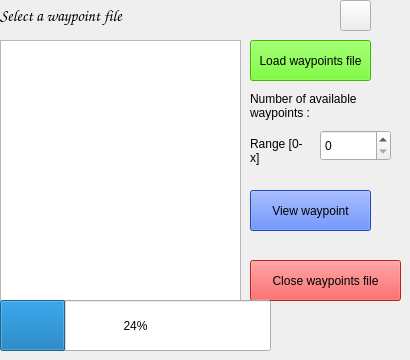
    <widget class="QWidget" name="viewWaypointTab">
     <attribute name="title">
      <string>View a wapoint</string>
     </attribute>
     <widget class="QLabel" name="selectWaypointsFileLabel">
      <property name="geometry">
       <rect>
        <x>0</x>
        <y>0</y>
        <width>181</width>
        <height>31</height>
       </rect>
      </property>
      <property name="font">
       <font>
        <family>Comic Sans MS</family>
        <pointsize>12</pointsize>
        <bold>true</bold>
       </font>
      </property>
      <property name="text">
       <string>Select a waypoint file</string>
      </property>
     </widget>
     <widget class="QListWidget" name="selectWaypointsFileList">
      <property name="geometry">
       <rect>
        <x>0</x>
        <y>40</y>
        <width>241</width>
        <height>261</height>
       </rect>
      </property>
     </widget>
     <widget class="QPushButton" name="refreshWaypointsFileListButton">
      <property name="geometry">
       <rect>
        <x>340</x>
        <y>0</y>
        <width>31</width>
        <height>31</height>
       </rect>
      </property>
      <property name="text">
       <string/>
      </property>
      <property name="icon">
       <iconset>
        <normaloff>refresh.png</normaloff>refresh.png</iconset>
      </property>
     </widget>
     <widget class="QPushButton" name="loadWaypointsFileButton">
      <property name="geometry">
       <rect>
        <x>250</x>
        <y>40</y>
        <width>121</width>
        <height>41</height>
       </rect>
      </property>
      <property name="autoFillBackground">
       <bool>false</bool>
      </property>
      <property name="styleSheet">
       <string notr="true">QPushButton:enabled {
	background-color: rgb(85, 255, 0);
}</string>
      </property>
      <property name="text">
       <string>Load waypoints file</string>
      </property>
     </widget>
     <widget class="QPushButton" name="closeWaypointsFileButton">
      <property name="geometry">
       <rect>
        <x>250</x>
        <y>260</y>
        <width>151</width>
        <height>41</height>
       </rect>
      </property>
      <property name="styleSheet">
       <string notr="true">QPushButton:enabled {
	background-color: rgb(255, 47, 47);
}</string>
      </property>
      <property name="text">
       <string>Close waypoints file</string>
      </property>
     </widget>
     <widget class="QLabel" name="numberOfWaypointsLabel">
      <property name="geometry">
       <rect>
        <x>250</x>
        <y>90</y>
        <width>121</width>
        <height>31</height>
       </rect>
      </property>
      <property name="text">
       <string>Number of available waypoints :</string>
      </property>
      <property name="wordWrap">
       <bool>true</bool>
      </property>
     </widget>
     <widget class="QSpinBox" name="selectWaypointSpinBox">
      <property name="geometry">
       <rect>
        <x>320</x>
        <y>130</y>
        <width>71</width>
        <height>31</height>
       </rect>
      </property>
      <property name="suffix">
       <string/>
      </property>
      <property name="maximum">
       <number>99</number>
      </property>
     </widget>
     <widget class="QLabel" name="waypointsRangeLabel">
      <property name="geometry">
       <rect>
        <x>250</x>
        <y>130</y>
        <width>61</width>
        <height>41</height>
       </rect>
      </property>
      <property name="text">
       <string>Range [0-x]</string>
      </property>
      <property name="wordWrap">
       <bool>true</bool>
      </property>
     </widget>
     <widget class="QPushButton" name="viewWaypointButton">
      <property name="geometry">
       <rect>
        <x>250</x>
        <y>190</y>
        <width>121</width>
        <height>41</height>
       </rect>
      </property>
      <property name="autoFillBackground">
       <bool>false</bool>
      </property>
      <property name="styleSheet">
       <string notr="true">background-color: rgb(44, 100, 255);</string>
      </property>
      <property name="text">
       <string>View waypoint</string>
      </property>
     </widget>
     <widget class="QProgressBar" name="videoProgressBar">
      <property name="geometry">
       <rect>
        <x>0</x>
        <y>300</y>
        <width>271</width>
        <height>51</height>
       </rect>
      </property>
      <property name="value">
       <number>24</number>
      </property>
     </widget>
    </widget>
